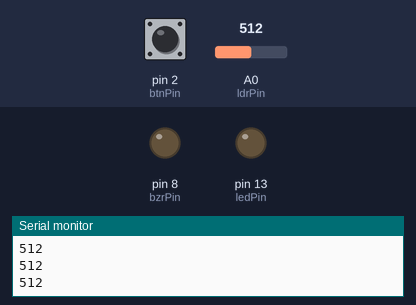
The sketch below on a simulated Arduino Uno, built with avr-gcc and run on an emulated ATmega328P. Parts: output pins drawn as LEDs (lit = HIGH), the last lines printed to the serial monitor. Dashed ring = blinking. The test bench sets the inputs (shaded band); at power-on: pin 2 (btnPin) HIGH, A0 (ldrPin) = 512.

Above: at 1.2 s.
1.3 s: pin 2 (btnPin) pulled LOW for 1 s
At 1.45 s:
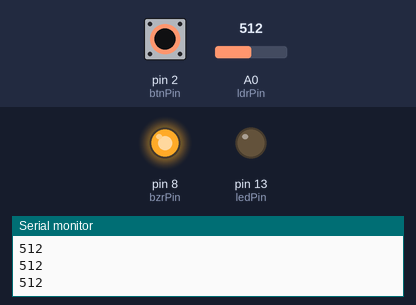
4.3 s: A0 (ldrPin) set to 406
5.8 s: A0 (ldrPin) set to 385
At 6.7 s:
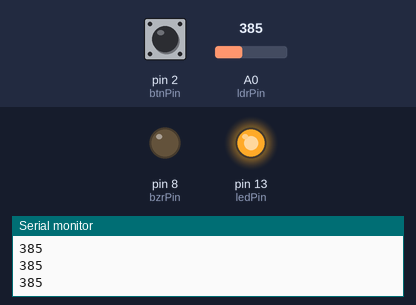
7.3 s: pin 2 (btnPin) pulled LOW for 0.15 s
At 7.48 s:
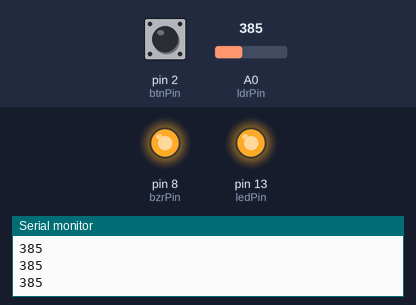
9.1 s: pin 2 (btnPin) pulled LOW for 3.2 s
At 9.79 s:
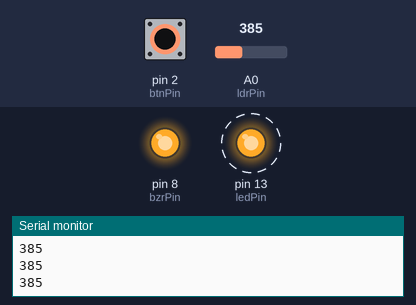
Timing chart, 0 to 14.0 s (numbered marks = the images above; inputs shaded):
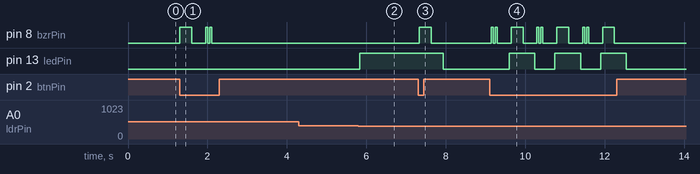

Measured:
- the behaviour switches between 400 and 399 on A0 (ldrPin) (found by bisection; images 1 and 2)
- after the input at 1.3 s, pin 8 (bzrPin): goes HIGH 0.30 s, LOW 0.35 s, HIGH 0.05 s, LOW 0.05 s, HIGH 0.05 s, then LOW, starting at once
- after the input at 5.8 s, pin 13 (ledPin): LOW → HIGH at once
- after the input at 7.3 s, pin 8 (bzrPin): LOW → HIGH at once, → LOW 0.30 s later; pin 13 (ledPin): HIGH → LOW after 0.64 s
- after the input at 9.1 s, pin 8 (bzrPin): LOW → HIGH at once, then repeats every 1.2 s: LOW 0.05 s, HIGH 0.05 s, LOW 0.35 s, HIGH 0.30 s, LOW 0.35 s, HIGH 0.05 s, until it stays LOW from 12.2 s; pin 13 (ledPin): alternates HIGH for 0.65 s and LOW for 0.50 s, 6 changes in all, then stays LOW, starting after 0.49 s

The sketch:

main.ino
```cpp
// Source code for smart light system using an Arduino Uno R3 and integrated with MATLAB
const int ldrPin = A0;
const int ledPin = 13;
const int btnPin = 2;
const int bzrPin = 8;

// Hysteresis Thresholds
const int OFF_THRESHOLD = 550; // Must be brighter than this to turn off
const int ON_THRESHOLD = 400;  // Must be darker than this to turn on

bool systemEnabled = true;
bool ledState = false;

void setup() {
  pinMode(ledPin, OUTPUT);
  pinMode(bzrPin, OUTPUT);
  pinMode(btnPin, INPUT_PULLUP);
  Serial.begin(9600);
}

void loop() {
  // 1. Handle Button Toggle (Manual Override)
  if (digitalRead(btnPin) == LOW) {
    systemEnabled = !systemEnabled;
    feedbackChirp(systemEnabled);
    delay(300); // Debounce to prevent multiple toggles
  }

  // 2. Read LDR Data
  int ldrValue = analogRead(ldrPin);

  // 3. Send Data to MATLAB
  // This is what allows MATLAB to "hear" the sensor values
  Serial.println(ldrValue);

  // 4. Hysteresis Logic
  if (systemEnabled) {
    if (ldrValue < ON_THRESHOLD) {
      ledState = true;  // Trigger point: Dark enough to turn ON
    } else if (ldrValue > OFF_THRESHOLD) {
      ledState = false; // Trigger point: Bright enough to turn OFF
    }
    // If ldrValue is between thresholds, ledState doesn't change
    digitalWrite(ledPin, ledState ? HIGH : LOW);
  } else {
    // If system is toggled OFF manually, ensure LED is OFF
    digitalWrite(ledPin, LOW);
  }

  // 5. Stability Delay
  // This keeps the Serial buffer from overflowing and gives MATLAB time to process
  delay(50);
}

void feedbackChirp(bool state) {
  if (state) {
    // Double Chirp (System ON)
    digitalWrite(bzrPin, HIGH); delay(50); digitalWrite(bzrPin, LOW); delay(50);
    digitalWrite(bzrPin, HIGH); delay(50); digitalWrite(bzrPin, LOW);
  } else {
    // Long Tone (System OFF)
    digitalWrite(bzrPin, HIGH); delay(300); digitalWrite(bzrPin, LOW);
  }
}
```
